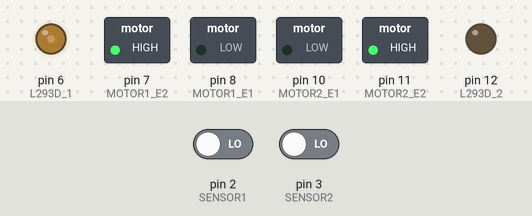
Bench run of a sketch on a simulated Arduino Uno, built with avr-gcc and run on an emulated ATmega328P. Shown: switched loads named in the sketch (green lamp = pin HIGH), output pins drawn as LEDs (lit = HIGH). Inputs (shaded band) come from the test bench; at power-on: pin 2 (SENSOR1) LOW, pin 3 (SENSOR2) LOW.

Above: at 1.4 s.
1.5 s: pin 2 (SENSOR1) driven HIGH
At 2.5 s:
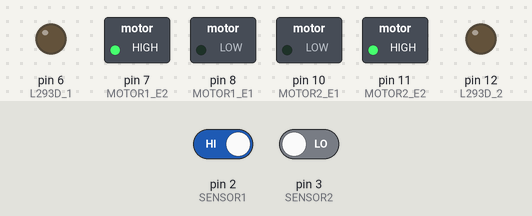
3.0 s: pin 2 (SENSOR1) driven LOW
At 3.7 s:
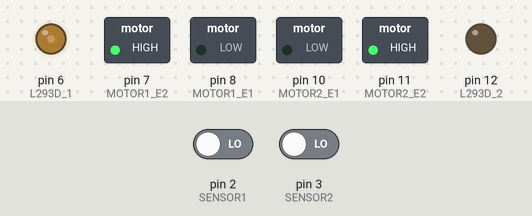
Timing chart, 0 to 6.0 s (numbered marks = the images above; inputs shaded):
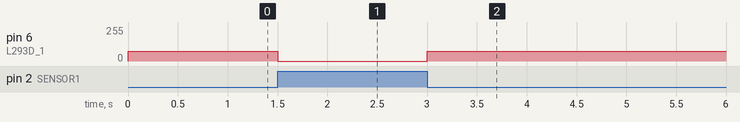

The sketch:

BlindSensor.ino
```cpp
//#define LED1 A6
//#define LED2 A7

#define SENSOR1 2
#define SENSOR2 3

#define L293D_1   6
#define MOTOR1_E1 8
#define MOTOR1_E2 7

#define L293D_2   12
#define MOTOR2_E1 10
#define MOTOR2_E2 11

void setup() {
//  pinMode(LED1, OUTPUT);
//  pinMode(LED2, OUTPUT);
//  pinMode(13, OUTPUT);
  pinMode(SENSOR1, INPUT);
  pinMode(SENSOR2, INPUT);

  pinMode(MOTOR1_E1,OUTPUT);
  pinMode(MOTOR1_E2,OUTPUT);
  pinMode(L293D_1,OUTPUT);

  pinMode(MOTOR2_E1,OUTPUT);
  pinMode(MOTOR2_E2,OUTPUT);
  pinMode(L293D_2,OUTPUT);

  setMotors();

  notifyByMotor(L293D_1);
//  notifyByLed(LED1);

  notifyByMotor(L293D_2);
//  notifyByLed(LED2);

  delay(200);

//  clearNotifications(LED1, L293D_1);
//  clearNotifications(LED2, L293D_2);
  clearNotifications(L293D_1);
  clearNotifications(L293D_2);
}

void loop(){

  setMotors();

  if(hasObstacle(SENSOR1)) {
    notifyByMotor(L293D_1);
//    notifyByLed(LED1);
  }else{
    clearNotifications(L293D_1);
  }


  if(hasObstacle(SENSOR2)) {
    notifyByMotor(L293D_2);
//    notifyByLed(LED2);
  }else{
    clearNotifications(L293D_2);
  }

}

void setMotors(){
  digitalWrite(MOTOR1_E1, LOW);
  digitalWrite(MOTOR1_E2, HIGH);

  digitalWrite(MOTOR2_E1, LOW);
  digitalWrite(MOTOR2_E2, HIGH);
}

boolean hasObstacle(int sensor){
  Serial.println(digitalRead(sensor));
  return !digitalRead(sensor);
}

void notifyByMotor(int motor){
  analogWrite(motor, 75);
}

void notifyByLed(int led){
  digitalWrite(led, HIGH);
}

void clearNotifications(int motor){
//  digitalWrite(led, LOW);
  analogWrite(motor, 0);
}
```

Measured:
- after the input at 1.5 s, pin 6 (L293D_1): 75/255 → 0/255 at once
- after the input at 3.0 s, pin 6 (L293D_1): 0/255 → 75/255 at once
